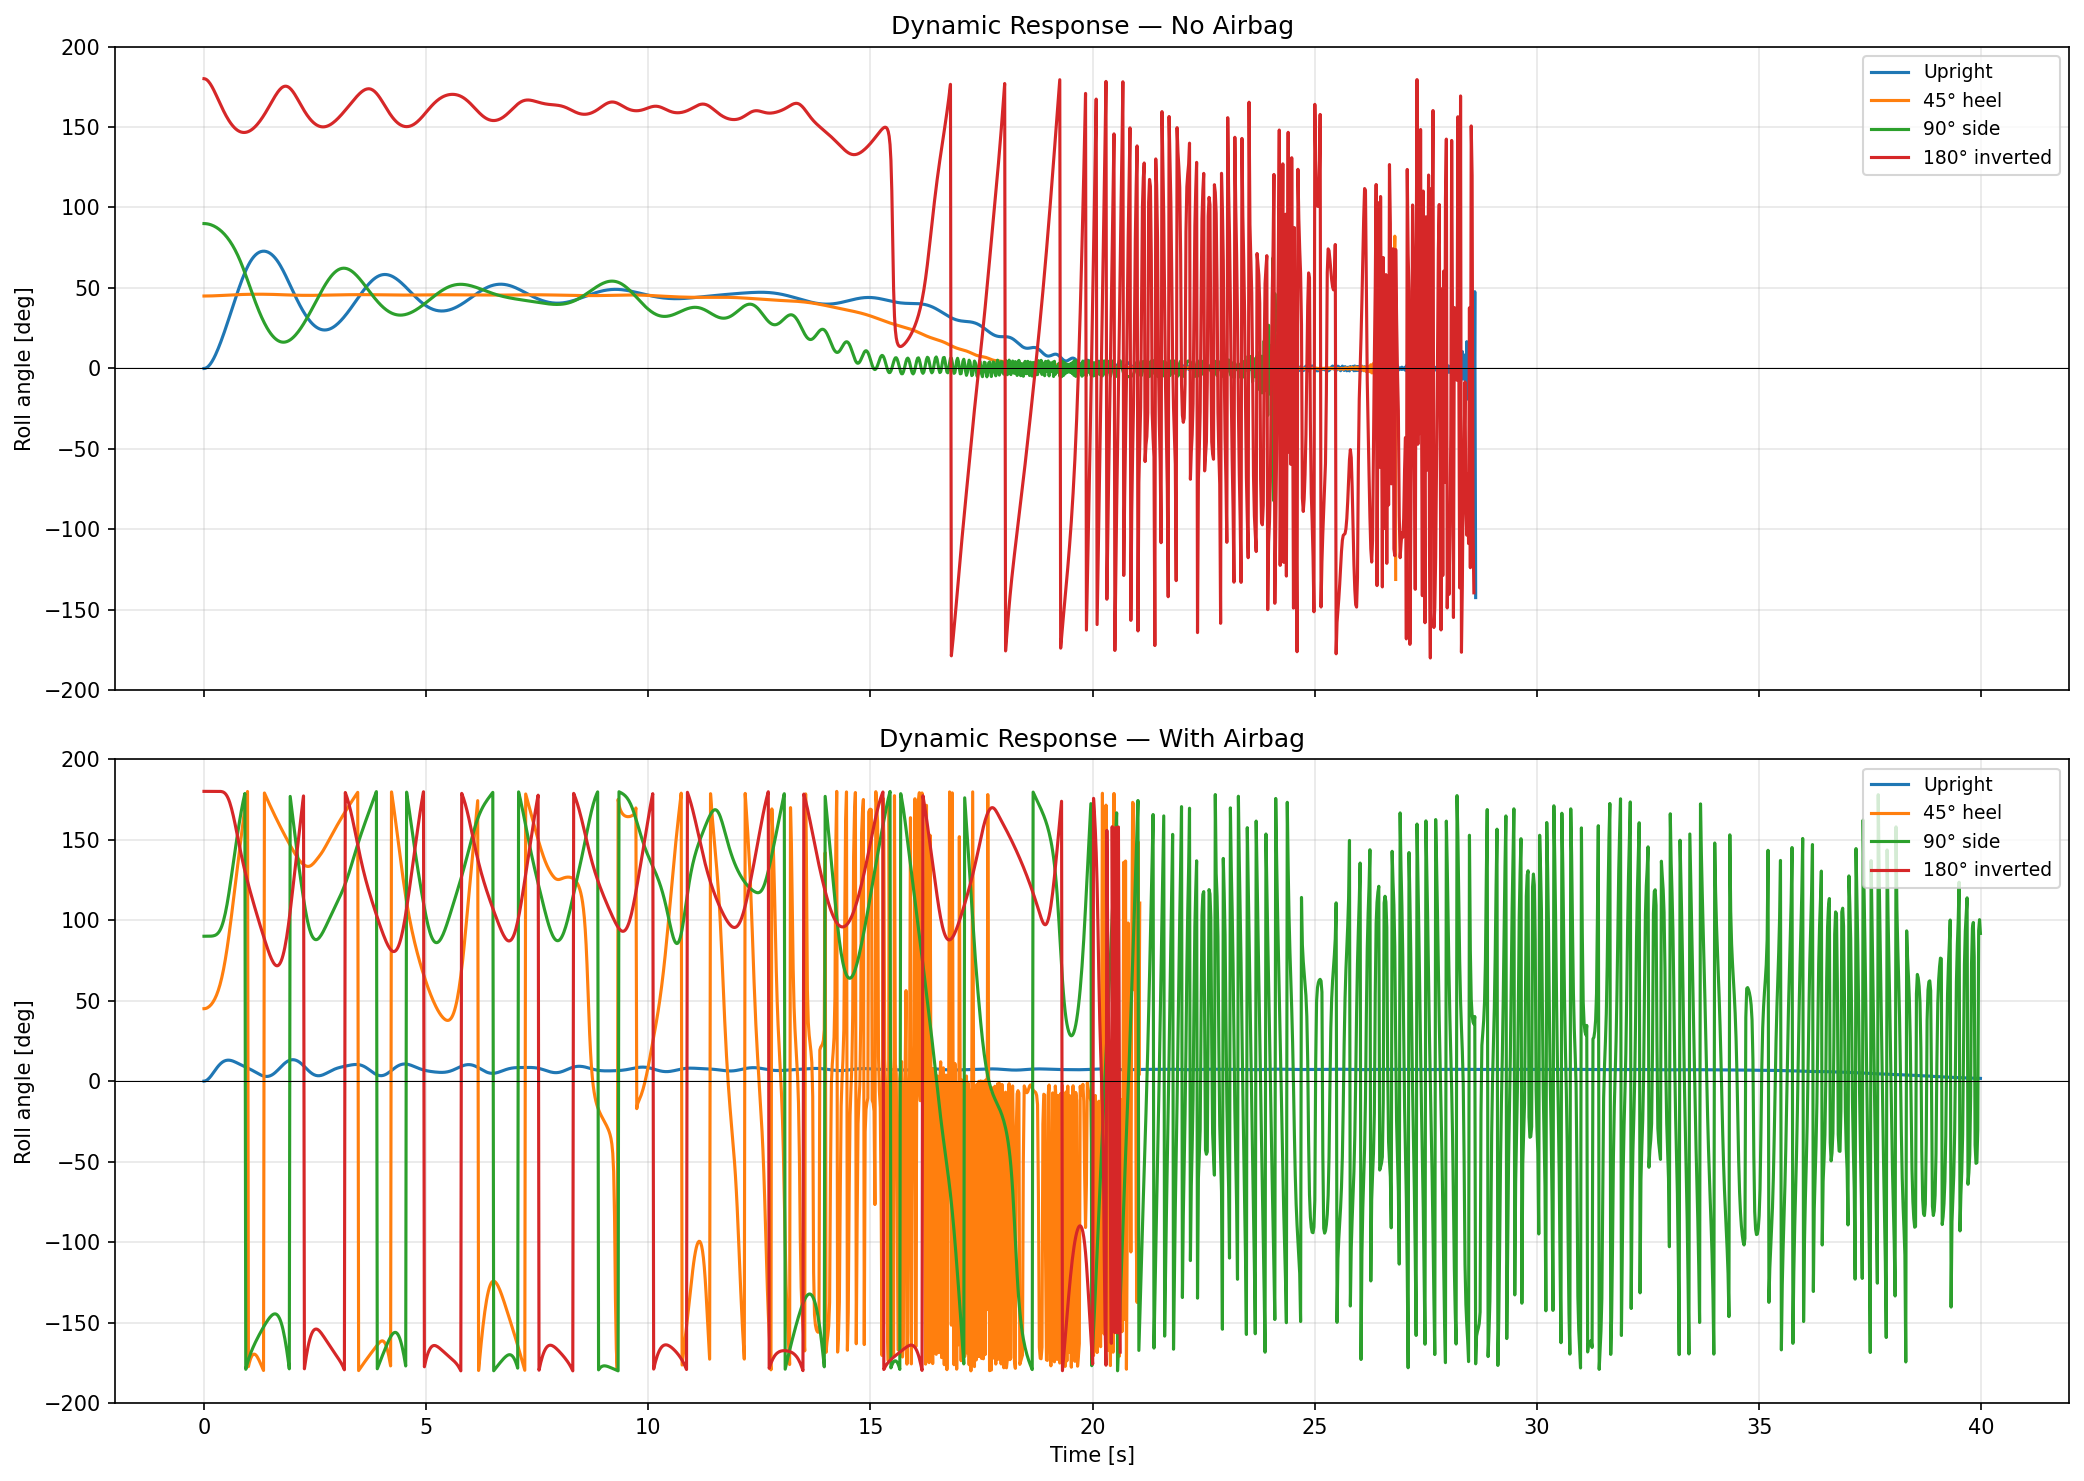

Reproduce this figure in Python.
#!/Users/josemarianolopezurdiales/miniconda3/envs/chrono/bin/python
"""
Bloon Capsule Flotation Dynamics — Project Chrono
==================================================
Dynamic self-righting simulation with buoyancy forces and wave excitation.

Test cases (4 orientations × 2 airbag states = 8 runs):
  Upright, 45° heel, 90° on side, 180° inverted
  Each with airbag deflated and inflated.

Follows Chrono patterns from sim_6_chrono_bat.py:
  ChSystemNSC, EULER_IMPLICIT_LINEARIZED, BARZILAIBORWEIN solver,
  force accumulator pattern.

Author: Claude / Z2I CAD project
Date:   2026-04-13
"""

import math, time, sys
import numpy as np

import matplotlib
matplotlib.use('Agg')
import matplotlib.pyplot as plt

import pychrono as chrono

# ═══════════════════════════════════════════════════════════════
# CONSTANTS
# ═══════════════════════════════════════════════════════════════
RHO_WATER = 1025.0
G_ACC     = 9.81

# ═══════════════════════════════════════════════════════════════
# CAPSULE GEOMETRY  [metres, same as flotation_hydrostatics.py]
# ═══════════════════════════════════════════════════════════════
R_CROWN  = 0.600;  A_O = 0.900;  A_I = 0.475;  B_VERT = 0.900
Z_CENTER = 1.100
Z_TOP_W  = Z_CENTER + B_VERT
Z_BOT_W  = Z_CENTER - B_VERT

KEEL_TIP_Z  = -0.871;  KEEL_BASE_Z = 0.200;  KEEL_BASE_R = 0.600
AB_R_MAJ = 1.220;  AB_R_MIN = 0.420;  AB_Z_CTR = -0.180
AB_Z_TOP = 0.240;  AB_Z_BOT = -0.600

# Simulation
SIM_T   = 40.0      # seconds per run
DT      = 0.001     # 1 kHz timestep
LOG_DT  = 0.02      # log every 20 ms
WAVE_H  = 1.0       # wave height (m, crest-to-trough)
WAVE_T  = 6.0       # wave period (s)

# Drag coefficients — high values model water resistance + added mass
CD_LIN  = 4000.0    # N·s/m   linear drag (water is dense)
CD_ANG  = 3000.0    # N·m·s   angular drag
K_SURF  = 5000.0    # N/m     restoring spring when body leaves water

# ═══════════════════════════════════════════════════════════════
# HULL PROFILE (same as hydrostatics)
# ═══════════════════════════════════════════════════════════════

def hull_r(z_w):
    r = 0.0
    dz = z_w - Z_CENTER
    if abs(dz) <= B_VERT:
        ct = math.sqrt(max(0.0, 1.0 - (dz / B_VERT) ** 2))
        r = max(r, R_CROWN + A_O * ct)
    if KEEL_TIP_Z <= z_w <= KEEL_BASE_Z:
        frac = (z_w - KEEL_TIP_Z) / (KEEL_BASE_Z - KEEL_TIP_Z)
        r = max(r, KEEL_BASE_R * frac)
    return r

# ═══════════════════════════════════════════════════════════════
# MASS BUDGET  (symmetric crew, actual mass)
# ═══════════════════════════════════════════════════════════════

def compute_mass_props():
    """Return (total_mass, cg_body, Ixx, Iyy, Izz) for symmetric crew."""
    # Simplified: use values computed by hydrostatics script
    # Case 1: actual mass, symmetric crew
    M   = 1400.9
    cg  = np.array([-0.0139, -0.2689, -0.0594])   # body frame (torus centre)
    Ixx = 743.0;  Iyy = 684.0;  Izz = 776.0
    return M, cg, Ixx, Iyy, Izz

# ═══════════════════════════════════════════════════════════════
# VOLUME POINT CLOUD  (coarser for dynamics)
# ═══════════════════════════════════════════════════════════════

def make_body_points(include_airbag=False, n_z=120, n_alpha=24):
    """Generate volume-weighted interior points (body frame, torus-centre origin)."""
    z_lo = KEEL_TIP_Z - Z_CENTER
    z_hi = (Z_TOP_W - Z_CENTER) + 0.001
    if include_airbag:
        z_lo = min(z_lo, AB_Z_BOT - Z_CENTER)

    z_arr = np.linspace(z_lo, z_hi, n_z)
    dz = z_arr[1] - z_arr[0]
    da = 2.0 * np.pi / n_alpha
    alphas = (np.arange(n_alpha) + 0.5) * da

    all_p, all_w = [], []
    for zb in z_arr:
        zw = zb + Z_CENTER
        rh = hull_r(zw)

        rab_in = rab_out = 0.0
        if include_airbag:
            dz_ab = zw - AB_Z_CTR
            if abs(dz_ab) < AB_R_MIN:
                dr = math.sqrt(AB_R_MIN**2 - dz_ab**2)
                rab_in  = AB_R_MAJ - dr
                rab_out = AB_R_MAJ + dr

        r_max = max(rh, rab_out)
        if r_max < 1e-4:
            continue

        n_r = max(3, int(r_max / 0.04))       # ~40 mm spacing
        dr = r_max / n_r
        r_arr = (np.arange(n_r) + 0.5) * dr

        R, A = np.meshgrid(r_arr, alphas)
        inside_hull = R <= rh
        inside_ab = (R >= rab_in) & (R <= rab_out) if rab_out > 0 else np.zeros_like(R, bool)
        inside = inside_hull | inside_ab
        if not np.any(inside):
            continue

        X = (R * np.cos(A))[inside]
        Y = (R * np.sin(A))[inside]
        Z = np.full(X.shape, zb)
        W = (R * dr * da * dz)[inside]
        all_p.append(np.column_stack([X, Y, Z]))
        all_w.append(W)

    return np.vstack(all_p), np.concatenate(all_w)


# ═══════════════════════════════════════════════════════════════
# QUATERNION UTILITIES
# ═══════════════════════════════════════════════════════════════

def quat_to_mat(q):
    """PyChrono ChQuaterniond → 3×3 numpy rotation matrix."""
    e0, e1, e2, e3 = q.e0, q.e1, q.e2, q.e3
    return np.array([
        [1-2*(e2*e2+e3*e3), 2*(e1*e2-e0*e3),   2*(e1*e3+e0*e2)],
        [2*(e1*e2+e0*e3),   1-2*(e1*e1+e3*e3), 2*(e2*e3-e0*e1)],
        [2*(e1*e3-e0*e2),   2*(e2*e3+e0*e1),   1-2*(e1*e1+e2*e2)]
    ])

def euler_from_quat(q):
    """Extract roll-pitch-yaw (XYZ intrinsic) from PyChrono quaternion, degrees."""
    R = quat_to_mat(q)
    sy = math.sqrt(R[0,0]**2 + R[1,0]**2)
    if sy > 1e-6:
        roll  = math.atan2(R[2,1], R[2,2])
        pitch = math.atan2(-R[2,0], sy)
        yaw   = math.atan2(R[1,0], R[0,0])
    else:
        roll  = math.atan2(-R[1,2], R[1,1])
        pitch = math.atan2(-R[2,0], sy)
        yaw   = 0.0
    return math.degrees(roll), math.degrees(pitch), math.degrees(yaw)


# ═══════════════════════════════════════════════════════════════
# BUOYANCY COMPUTATION
# ═══════════════════════════════════════════════════════════════

class BuoyancyComputer:
    """Precomputes hull points; evaluates buoyancy force each timestep."""

    def __init__(self, pts_body, wts, cg_body):
        self.pts_cg = pts_body - cg_body      # points centred on CG
        self.wts    = wts
        self.V_tot  = float(np.sum(wts))

    def compute(self, pos_world, rot_mat, z_water=0.0):
        """Return (F_buoy_world (3,), cob_world (3,), V_sub)."""
        # Transform to world
        pts_w = self.pts_cg @ rot_mat.T
        pts_w[:, 0] += pos_world[0]
        pts_w[:, 1] += pos_world[1]
        pts_w[:, 2] += pos_world[2]

        mask = pts_w[:, 2] <= z_water
        V_sub = float(np.sum(self.wts[mask]))

        if V_sub < 1e-8:
            return np.zeros(3), np.array(pos_world), 0.0

        cob = np.sum(pts_w[mask] * self.wts[mask, None], axis=0) / V_sub
        F = np.array([0.0, 0.0, RHO_WATER * G_ACC * V_sub])
        return F, cob, V_sub


# ═══════════════════════════════════════════════════════════════
# SINGLE SIMULATION RUN
# ═══════════════════════════════════════════════════════════════

def run_sim(label, initial_heel_deg, include_airbag, enable_waves=False):
    """Run one dynamic simulation.  Returns log dict."""
    print(f"\n{'─'*60}")
    print(f"  {label}")
    print(f"  heel0={initial_heel_deg}°  airbag={'ON' if include_airbag else 'OFF'}"
          f"  waves={'ON' if enable_waves else 'OFF'}")
    print(f"{'─'*60}")

    M, cg_body, Ixx, Iyy, Izz = compute_mass_props()

    # Point cloud
    pts, wts = make_body_points(include_airbag)
    buoy = BuoyancyComputer(pts, wts, cg_body)
    print(f"  Points: {len(wts):,}   V_total={buoy.V_tot:.3f} m³")

    # ── Chrono system ──
    system = chrono.ChSystemNSC()
    system.SetGravitationalAcceleration(chrono.ChVector3d(0, 0, -G_ACC))
    system.SetTimestepperType(chrono.ChTimestepper.Type_EULER_IMPLICIT_LINEARIZED)
    system.SetSolverType(chrono.ChSolver.Type_BARZILAIBORWEIN)
    sv = chrono.CastToChIterativeSolverVI(system.GetSolver())
    sv.SetMaxIterations(200)
    sv.SetTolerance(1e-10)

    # Ground (fixed reference)
    gnd = chrono.ChBody()
    gnd.SetFixed(True)
    gnd.SetMass(1e6)
    system.AddBody(gnd)

    # Capsule body
    cap = chrono.ChBody()
    cap.SetName("capsule")
    cap.SetMass(M)
    cap.SetInertiaXX(chrono.ChVector3d(Ixx, Iyy, Izz))

    # Initial position: CG above waterline (use hydrostatics equilibrium as hint)
    h_eq = 0.56 if not include_airbag else 1.35       # from hydrostatics
    cap.SetPos(chrono.ChVector3d(0, 0, h_eq))

    # Initial orientation
    phi0 = math.radians(initial_heel_deg)
    cap.SetRot(chrono.QuatFromAngleX(phi0))

    acc = cap.AddAccumulator()
    system.AddBody(cap)

    # ── Simulation ──
    N_steps = int(SIM_T / DT)
    N_log   = max(1, int(LOG_DT / DT))
    N_print = max(1, int(2.0 / DT))

    log = {'t': [], 'roll': [], 'pitch': [], 'yaw': [],
           'z': [], 'V_sub': [], 'Fz': []}

    print(f"  Running {SIM_T}s at {1/DT:.0f} Hz ({N_steps} steps) …")
    t0_wall = time.time()

    for step in range(N_steps):
        t = step * DT

        # Wave surface
        z_water = 0.0
        if enable_waves:
            z_water = (WAVE_H / 2) * math.sin(2 * math.pi * t / WAVE_T)

        # Clear accumulator
        cap.EmptyAccumulator(acc)

        # Current state
        pos  = cap.GetPos()
        quat = cap.GetRot()
        Rmat = quat_to_mat(quat)
        pos_np = np.array([pos.x, pos.y, pos.z])

        # Buoyancy
        F_buoy, cob, V_sub = buoy.compute(pos_np, Rmat, z_water)

        if V_sub > 1e-6:
            # Clamp buoyancy to 3× weight to prevent force spikes
            F_max = 3.0 * M * G_ACC
            Fz = min(float(F_buoy[2]), F_max)
            cap.AccumulateForce(
                acc,
                chrono.ChVector3d(0.0, 0.0, Fz),
                chrono.ChVector3d(float(cob[0]), float(cob[1]), float(cob[2])),
                False)   # point in world frame
        else:
            # Body out of water: gentle restoring spring toward waterline
            eq_z = h_eq * 0.5   # pull back toward approximate waterline
            Fz_ret = -K_SURF * (pos.z - eq_z)
            cap.AccumulateForce(acc, chrono.ChVector3d(0, 0, Fz_ret),
                                chrono.ChVector3d(0, 0, 0), True)

        # Linear drag (proportional to submerged fraction for realism)
        frac_sub = min(1.0, V_sub / buoy.V_tot) if buoy.V_tot > 0 else 0.0
        cd_eff = CD_LIN * max(0.1, frac_sub)
        v = cap.GetPosDt()
        cap.AccumulateForce(
            acc,
            chrono.ChVector3d(-cd_eff * v.x, -cd_eff * v.y, -cd_eff * v.z),
            chrono.ChVector3d(0, 0, 0), True)

        # Angular drag via force couples
        cd_ang_eff = CD_ANG * max(0.1, frac_sub)
        w = cap.GetAngVelParent()
        arm = 1.0
        tx = -cd_ang_eff * w.x / (2 * arm)
        ty = -cd_ang_eff * w.y / (2 * arm)
        tz = -cd_ang_eff * w.z / (2 * arm)
        cap.AccumulateForce(acc, chrono.ChVector3d(0, 0, tx),
                            chrono.ChVector3d(0, arm, 0), True)
        cap.AccumulateForce(acc, chrono.ChVector3d(0, 0, -tx),
                            chrono.ChVector3d(0, -arm, 0), True)
        cap.AccumulateForce(acc, chrono.ChVector3d(0, 0, -ty),
                            chrono.ChVector3d(arm, 0, 0), True)
        cap.AccumulateForce(acc, chrono.ChVector3d(0, 0, ty),
                            chrono.ChVector3d(-arm, 0, 0), True)
        cap.AccumulateForce(acc, chrono.ChVector3d(tz, 0, 0),
                            chrono.ChVector3d(0, arm, 0), True)
        cap.AccumulateForce(acc, chrono.ChVector3d(-tz, 0, 0),
                            chrono.ChVector3d(0, -arm, 0), True)

        # Step
        system.DoStepDynamics(DT)

        # Divergence check
        pz = cap.GetPos().z
        if math.isnan(pz) or abs(pz) > 20:
            print(f"  *** Divergence at t={t:.3f}s, z={pz}. Stopping.")
            break

        # Log
        if step % N_log == 0:
            roll, pitch, yaw = euler_from_quat(cap.GetRot())
            log['t'].append(t)
            log['roll'].append(roll)
            log['pitch'].append(pitch)
            log['yaw'].append(yaw)
            log['z'].append(cap.GetPos().z)
            log['V_sub'].append(V_sub)
            log['Fz'].append(float(F_buoy[2]))

        if step % N_print == 0 and step > 0:
            roll, _, _ = euler_from_quat(cap.GetRot())
            elapsed = time.time() - t0_wall
            print(f"    t={t:5.1f}s  roll={roll:+7.1f}°  z={cap.GetPos().z:+.3f}m"
                  f"  V_sub={V_sub:.3f}m³  wall={elapsed:.1f}s")

    dt_wall = time.time() - t0_wall
    print(f"  Done in {dt_wall:.1f}s  ({N_steps/dt_wall:.0f} steps/s)")

    # Final state
    if log['t']:
        print(f"  Final roll = {log['roll'][-1]:+.1f}°   z = {log['z'][-1]:+.3f}m")

    return log


# ═══════════════════════════════════════════════════════════════
# PLOTTING
# ═══════════════════════════════════════════════════════════════

def plot_dynamics(all_logs, path):
    """Multi-panel plot: roll angle vs time for all runs."""
    fig, axes = plt.subplots(2, 1, figsize=(14, 10), sharex=True)
    colors = ['#1f77b4', '#ff7f0e', '#2ca02c', '#d62728']
    labels_short = ['Upright', '45° heel', '90° side', '180° inverted']

    for panel, (airbag_label, start_idx) in enumerate(
            [("No Airbag", 0), ("With Airbag", 4)]):
        ax = axes[panel]
        for i in range(4):
            idx = start_idx + i
            if idx >= len(all_logs):
                break
            log = all_logs[idx]
            if not log['t']:
                continue
            ax.plot(log['t'], log['roll'], color=colors[i], lw=1.5,
                    label=labels_short[i])
        ax.axhline(0, color='k', lw=0.5)
        ax.set_ylabel('Roll angle [deg]')
        ax.set_title(f'Dynamic Response — {airbag_label}')
        ax.legend(fontsize=9)
        ax.grid(True, alpha=0.3)
        ax.set_ylim(-200, 200)

    axes[-1].set_xlabel('Time [s]')
    plt.tight_layout()
    plt.savefig(path, dpi=150, bbox_inches='tight')
    print(f"\n  Saved {path}")


def plot_wave_response(wave_logs, path):
    """Roll angle under wave excitation."""
    fig, ax = plt.subplots(figsize=(14, 5))
    styles = [('-', '#1f77b4', 'No Airbag'), ('-', '#ff7f0e', 'With Airbag')]
    for i, log in enumerate(wave_logs):
        if not log['t']:
            continue
        ls, col, lab = styles[i]
        ax.plot(log['t'], log['roll'], ls=ls, color=col, lw=1.5, label=lab)
    ax.axhline(0, color='k', lw=0.5)
    ax.set_xlabel('Time [s]')
    ax.set_ylabel('Roll angle [deg]')
    ax.set_title(f'Wave Response (H={WAVE_H}m, T={WAVE_T}s)')
    ax.legend()
    ax.grid(True, alpha=0.3)
    plt.tight_layout()
    plt.savefig(path, dpi=150, bbox_inches='tight')
    print(f"  Saved {path}")


# ═══════════════════════════════════════════════════════════════
# MAIN
# ═══════════════════════════════════════════════════════════════

def main():
    print("=" * 70)
    print("BLOON CAPSULE FLOTATION DYNAMICS — PROJECT CHRONO")
    print("=" * 70)

    base = "/Users/josemarianolopezurdiales/Documents/CAD"
    all_logs = []

    # 8 calm-water runs
    for airbag in [False, True]:
        tag = "AIRBAG" if airbag else "no_bag"
        for heel in [0, 45, 90, 180]:
            label = f"{tag}_{heel}deg"
            log = run_sim(label, heel, airbag, enable_waves=False)
            all_logs.append(log)

    plot_dynamics(all_logs, f"{base}/flotation_chrono_dynamics.png")

    # 2 wave-excitation runs (upright start)
    wave_logs = []
    for airbag in [False, True]:
        tag = "wave_" + ("AIRBAG" if airbag else "no_bag")
        log = run_sim(tag, 0, airbag, enable_waves=True)
        wave_logs.append(log)

    plot_wave_response(wave_logs, f"{base}/flotation_chrono_wave_response.png")

    # Summary
    print("\n" + "=" * 70)
    print("SUMMARY")
    print("=" * 70)
    labels = []
    for ab in ["No bag", "Airbag"]:
        for h in [0, 45, 90, 180]:
            labels.append(f"{ab} {h}°")
    for i, log in enumerate(all_logs):
        if i < len(labels) and log['t']:
            final_r = log['roll'][-1]
            print(f"  {labels[i]:20s}  final roll = {final_r:+7.1f}°")

    print("\n✓  Flotation dynamics complete.")


if __name__ == "__main__":
    main()
